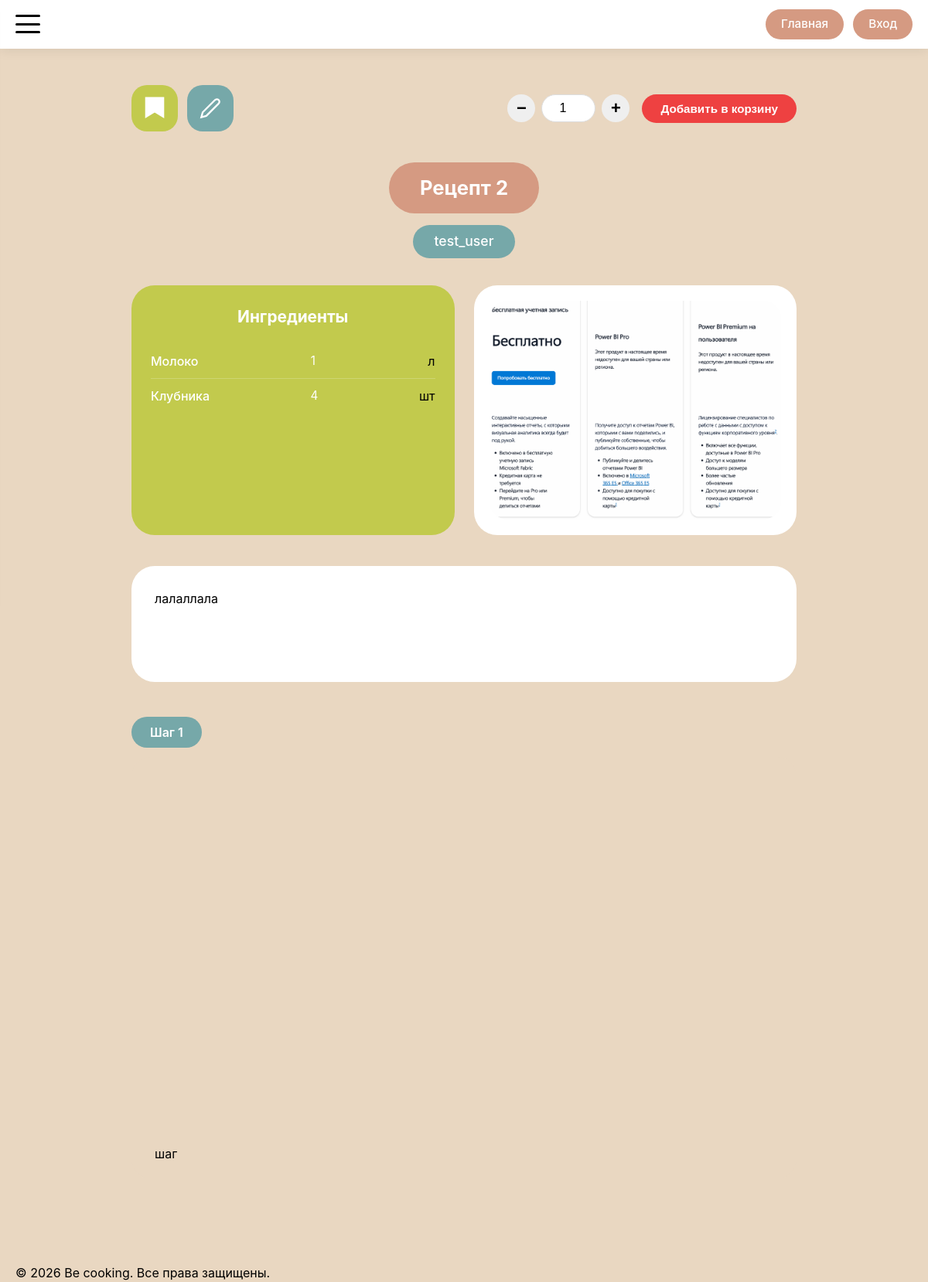
The page /recipes/2 on the database as committed earlier.
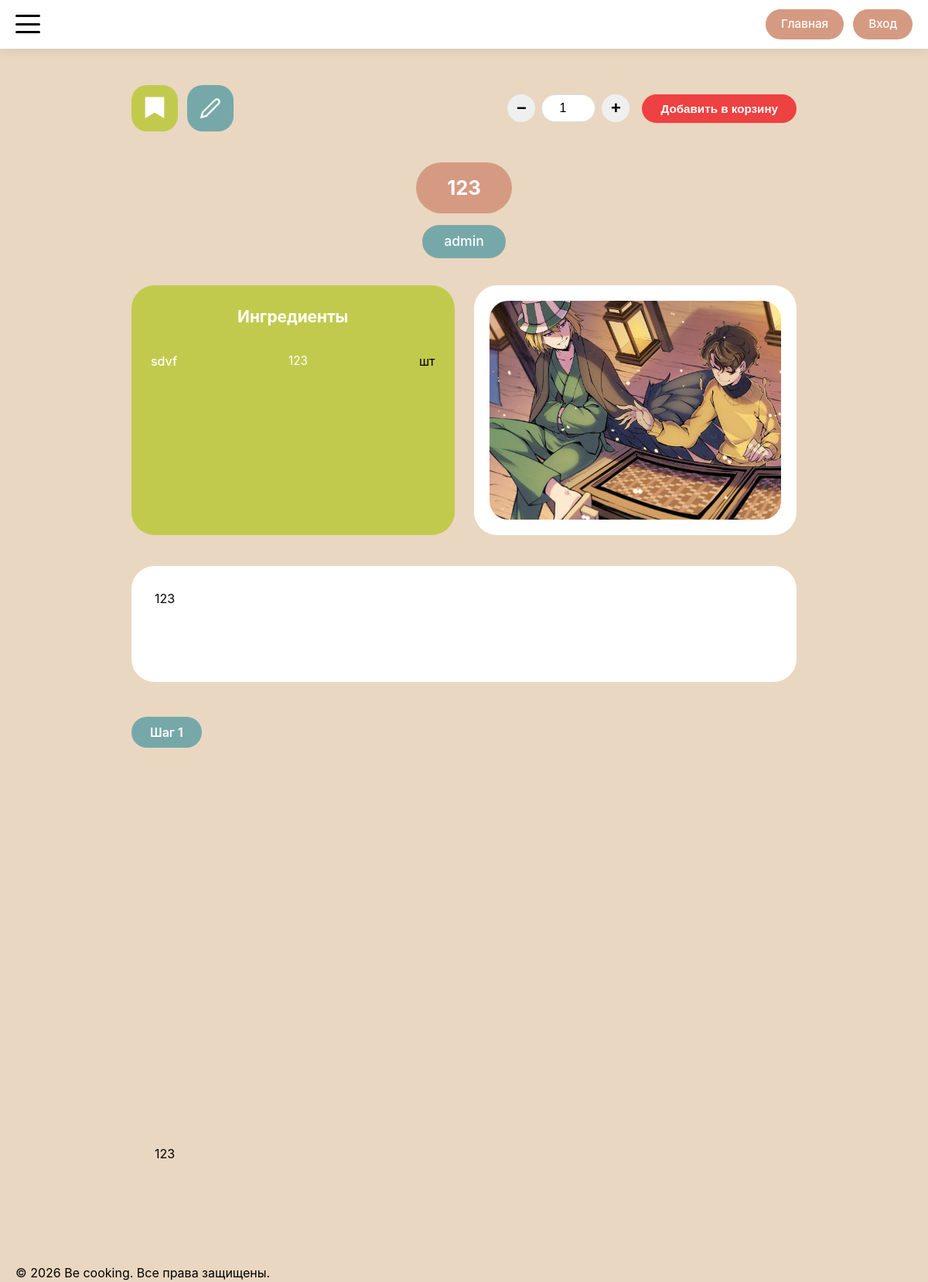
The same page on the database as committed later.
### models.py (models this page shows, shortened)
class Recipe(db.Model):
    __tablename__ = 'recipe'
    id = db.Column(db.Integer, primary_key=True)
    title = db.Column(db.String(200), nullable=False)
    description = db.Column(db.Text)
    author_id = db.Column(db.Integer, db.ForeignKey('user.id'), nullable=False)
    status = db.Column(db.Enum(RecipeStatusEnum), nullable=False, default=RecipeStatusEnum.PENDING)
    created_at = db.Column(db.DateTime, default=datetime.utcnow)
    updated_at = db.Column(db.DateTime, default=datetime.utcnow, onupdate=datetime.utcnow)
    main_image_url = db.Column(db.String(300))
    ingredients = db.Column(db.JSON)  # В SQLAlchemy JSON может хранить массивы
    steps = db.relationship('RecipeStep', backref='recipe', lazy='dynamic', cascade='all, delete-orphan')
    comments = db.relationship('Comment', backref='recipe', lazy='dynamic', cascade='all, delete-orphan')
    notes = db.relationship('Note', backref='recipe', lazy='dynamic', cascade='all, delete-orphan')
    favorites = db.relationship('Favorite', backref='recipe', lazy='dynamic', cascade='all, delete-orphan')
    cart_items = db.relationship('CartItem', backref='recipe', lazy='dynamic', cascade='all, delete-orphan')

class User(db.Model, UserMixin):
    __tablename__ = 'user'
    id = db.Column(db.Integer, primary_key=True)
    username = db.Column(db.String(100), unique=True, nullable=False)
    password_hash = db.Column(db.String(255), nullable=False)
    avatar_url = db.Column(db.String(300))
    created_at = db.Column(db.DateTime, default=datetime.utcnow)
    role = db.Column(db.Enum(UserRoleEnum), nullable=False, default=UserRoleEnum.USER)
    recipes = db.relationship('Recipe', backref='author', lazy='dynamic')
    comments = db.relationship('Comment', backref='author', lazy='dynamic')
    favorites = db.relationship('Favorite', backref='user', lazy='dynamic')
    cart_items = db.relationship('CartItem', backref='user', lazy='dynamic')
    notes = db.relationship('Note', backref='user', lazy='dynamic')
    chefs = db.relationship('Chef', backref='admin', lazy='dynamic')
    articles = db.relationship('Article', backref='author', lazy='dynamic')

class RecipeStep(db.Model):
    __tablename__ = 'recipe_step'
    id = db.Column(db.Integer, primary_key=True)
    recipe_id = db.Column(db.Integer, db.ForeignKey('recipe.id'), nullable=False)
    step_number = db.Column(db.Integer, nullable=False)
    text = db.Column(db.Text, nullable=False)
    image_url = db.Column(db.String(300))
    __table_args__ = (
        db.UniqueConstraint('recipe_id', 'step_number', name='unique_recipe_step'),
    )

### routes/recipe_routes.py (the view, shortened to what this page needs)
@app.route('/recipes/<int:recipe_id>')
def recipe_detail(recipe_id):
    recipe = Recipe.query.get_or_404(recipe_id)
    is_favorite = False
    cart_servings = 1
    is_in_cart = False
    return render_template(
        'recipes/recipe_detail.html',
        recipe=recipe,
        is_favorite=is_favorite,
        cart_servings=cart_servings,
        is_in_cart=is_in_cart
    )

### app.py (called while the page is built)
@app.context_processor
def inject_enums():
    return dict(UserRoleEnum=UserRoleEnum)

### templates/recipes/recipe_detail.html (shortened to what this page needs)
{% extends 'base/base.html' %}
{% block main_class %}recipe-detail-main{% endblock %}
{% block container_class %}recipe-detail-container{% endblock %}
{% block content %}
<div class="recipe-actions-bar">
    <form action="{{ url_for('toggle_favorite', recipe_id=recipe.id) }}" method="POST">
        <button type="submit" class="recipe-favorite-ribbon {{ 'is-active' if is_favorite else '' }}" id="favoriteBtn">
            <svg width="28" height="32" viewBox="0 0 24 28" fill="none">
                <path d="M2 2H22V24L12 18L2 24V2Z" fill="currentColor" stroke="white" stroke-width="1.5"/>
            </svg>
        </button>
    </form>
    <a href="{{ url_for('recipe_notes', recipe_id=recipe.id) }}" class="recipe-notes-icon" title="Мои заметки">
        <svg width="28" height="28" viewBox="0 0 24 24" fill="none" stroke="currentColor" stroke-width="2">
            <path d="M17 3a2.85 2.83 0 1 1 4 4L7.5 20.5 2 22l1.5-5.5L17 3z"/>
        </svg>
    </a>
    <div class="recipe-action-buttons">
        <form action="{{ url_for('add_to_cart', recipe_id=recipe.id) }}" method="POST" class="add-to-cart-form">
            <div class="servings-control">
                <button type="button" class="servings-btn" data-action="minus">−</button>
                <input
                    type="number"
                    name="servings"
                    class="servings-input"
                    value="{{ cart_servings }}"
                    min="1"
                >
                <button type="button" class="servings-btn" data-action="plus">+</button>
            </div>
            <button type="submit" class="recipe-action-btn action-cart">
                {% if is_in_cart %}
                    Обновить корзину
                {% else %}
                    Добавить в корзину
                {% endif %}
            </button>
        </form>
    </div>
</div>
<div class="recipe-info-block">
    <div class="recipe-title-wrapper">
        <div class="recipe-title-pill">{{ recipe.title }}</div>
    </div>
    <div class="recipe-author-wrapper">
        <div class="recipe-author-pill">{{ recipe.author.username }}</div>
    </div>
    <div class="recipe-ingredients-photo-row">
        <div class="recipe-ingredients-box">
            <div class="recipe-ingredients-title">Ингредиенты</div>
            <ul class="recipe-ingredients-list">
                {% for ingredient in recipe.ingredients %}
                <li class="recipe-ingredient-item">
                    <span class="ingredient-name">{{ ingredient.name }}</span>
                    <span class="ingredient-amount">{{ ingredient.amount }}</span>
                    <span class="ingredient-unit">{{ ingredient.unit }}</span>
                </li>
                {% endfor %}
            </ul>
        </div>
        {% if recipe.main_image_url %}
        <div class="recipe-photo-box">
            <div class="recipe-photo-inner">
                <img src="{{ recipe.main_image_url }}"
                     alt="{{ recipe.title }}">
            </div>
        </div>
        {% endif %}
    </div>
</div>
<div class="recipe-description-block">
    <div class="recipe-description-card">
        <div class="recipe-description-content">{{ recipe.description|safe }}</div>
    </div>
</div>
<div class="recipe-steps-block">
    {% for step in recipe.steps %}
    {% set step_index = loop.index %}
    {% include 'components/_step_block.html' with context %}
    {% endfor %}
</div>
{% endblock %}

### templates/components/_step_block.html (shortened to what this page needs)
<div class="recipe-step-item">
    <div class="step-number-pill">Шаг {{ step_index }}</div>
    <div class="step-card">
        <div class="step-image">
        </div>
        <div class="step-text">{{ step.text }}</div>
    </div>
</div>

Rows that differ between the two databases and show on the page:
no longer on this page (row unchanged): User: author.username "test_user"
removed RecipeStep: step_number "1", text "шаг"
changed Recipe: title "Рецепт 2" → "123"; main_image_url: a different picture; description "лалаллала" → "123"
now on this page (row unchanged): User: author.username "admin"
added RecipeStep: step_number "1", text "123"
Other text that changed with them:
new list line: "sdvf 123 шт"
list line gone: "Молоко 1 л"
list line gone: "Клубника 4 шт"
